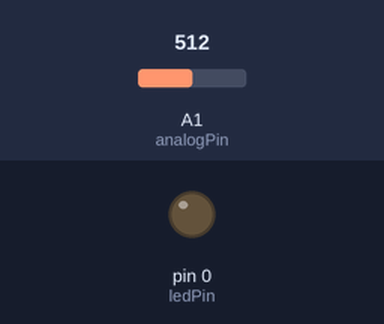
Recording of a sketch running on a simulated Arduino Uno, built with avr-gcc and run on an emulated ATmega328P. Shown: output pins drawn as LEDs (lit = HIGH). The inputs (shaded band) are chosen by the test bench; at power-on: A1 (analogPin) = 512.

Above: at 1.2 s.
1.3 s: A1 (analogPin) set to 526
At 1.6 s:
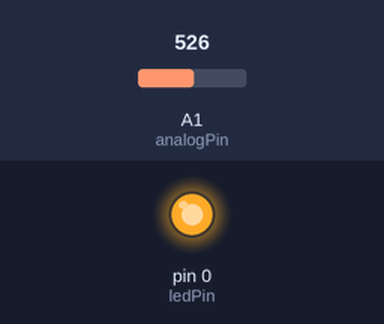
2.8 s: A1 (analogPin) set to 511
At 4.0 s:
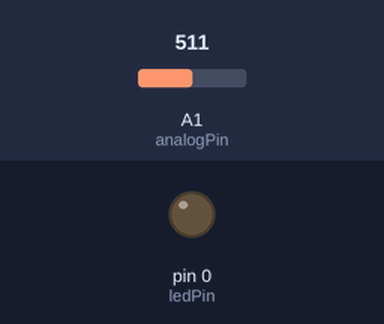
4.3 s: A1 (analogPin) set to 716
At 5.4 s:
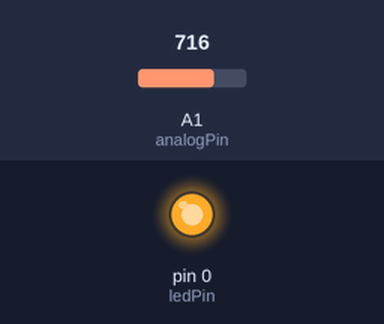
Timing chart, 0 to 7.3 s (numbered marks = the images above; inputs shaded):
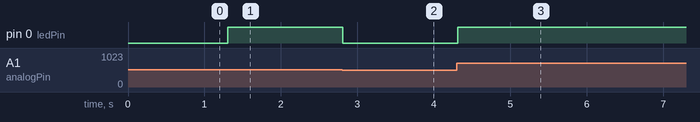

Measured:
- the behaviour switches between 513 and 514 on A1 (analogPin) (found by bisection; images 0 and 1)
- after the input at 1.3 s, pin 0 (ledPin): LOW → HIGH at once
- after the input at 2.8 s, pin 0 (ledPin): HIGH → LOW at once
- after the input at 4.3 s, pin 0 (ledPin): LOW → HIGH at once

The sketch:

attiny_leddimmer.ino
```cpp
// LED Dimmer: Reads an input voltage on pin 2
// and uses it to set the brightness of an LED on pin 0

// IMPORTANT:
// A1 = pin 2
// A3 = pin 3
// A4 = pin 4

int analogPin = A1;
int ledPin = 0;
int val = 0;

void setup()
{
   pinMode(analogPin, INPUT);
   pinMode(ledPin, OUTPUT);
}

void loop()
{
  val = map(analogRead(analogPin),0, 1023, 0, 255);
  analogWrite(ledPin, val);
  delay(50);
}
```
